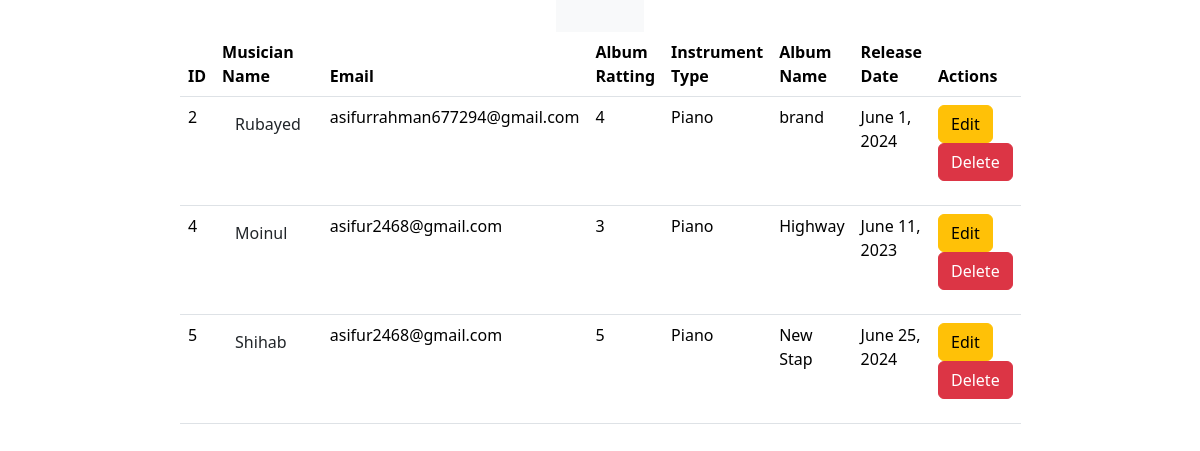
The page / on the database its author committed.
### albumAp/models.py (models this page shows, shortened)
class Album(models.Model):
    aulbum_name=models.CharField(max_length=35)
    musiciam=models.ForeignKey(MusicianModel,on_delete=models.CASCADE)
    relese_date=models.DateField('Date')
    choice=(
        ('1','1'),
        ('2','2'),
        ('3','3'),
        ('4','4'),
        ('5','5'),
    )
    Ratting=models.CharField(max_length=10,choices=choice,default='1')

### musicianAp/models.py (models this page shows)
class MusicianModel(models.Model):
    first_name = models.CharField(max_length=30)
    last_name = models.CharField(max_length=30)
    email = models.EmailField()
    phone = models.CharField(max_length=12)
    choice = (
        ('Grid', 'Grid'),
        ('Flute', 'Flute'),
        ('Piano', 'Piano'),
        ('Trumpet', 'Trumpet'),
        ('Banjo', 'Banjo'),
    )
    instrument_type = models.CharField(max_length=10, choices=choice, default='Grid')
    def __str__(self):
        return f"{self.first_name}"

### musiciansDirectory/views.py (the view)
# urls.py: 2. Add a URL to urlpatterns:  path('', views.home, name='home')
def home(request):
    data=Album.objects.all()
    return render(request,'index.html',{'data':data})

### templates/index.html
{% extends "base.html" %}
{% block content %}
{% load crispy_forms_tags %}
<form class="" style="width:70%; margin:auto" method = "GET">
    <table class="table" >
        <thead>
          <tr>
            <th scope="col">ID</th>
            <th scope="col">Musician Name</th>
            <th scope="col">Email</th>
            <th scope="col">Album Ratting</th>
            <th scope="col">Instrument Type</th>
            <th scope="col">Album Name</th>
            <th scope="col">Release Date</th>
            <th scope="col">Actions</th>
          </tr>
        </thead>
        <tbody>
          {% for i in data %}
          <tr>
            <td>{{i.id}}</td>
            <td><a href="{% url "edit_musician" i.id%}" class="btn">{{i.musiciam}}</a></td>
            <td>{{i.musiciam.email}}</td>
            <td>{{i.Ratting}}</td>
            <td>{{i.musiciam.instrument_type}}</td>
            <td>{{i.aulbum_name}}</td>
            <td>{{i.relese_date}}</td>
            <td> <a href="{% url "edit_album" i.id %}" class="btn btn-warning">Edit</a>
            <a href="{% url "delete_album" i.id %}" class="btn btn-danger">Delete</a> </p>
            </td>
          {% endfor %}
        </tbody>
      </table>
</form>
{% endblock  %}

### templates/base.html (shortened to what this page needs)
<!doctype html>
<html lang="en">
  <head>
    <link href="https://cdn.jsdelivr.net/npm/bootstrap@5.3.3/dist/css/bootstrap.min.css" rel="stylesheet">
  </head>
  <body >
    <div class="d-flex justify-content-center">
    <nav class="navbar navbar-expand-lg bg-body-tertiary ">
        <div class="container-fluid">
          <div class="collapse navbar-collapse" id="navbarSupportedContent">
            <ul class="navbar-nav me-auto mb-2 mb-lg-0">
              <li class="nav-item">
                <a class="nav-link active" aria-current="page" href="{% url "homepage" %}"></a>
              </li>
              <li class="nav-item">
                <a class="nav-link" href="{% url "musician" %}"></a>
               </li>
              <li class="nav-item">
                <a class="nav-link" href="{% url "album" %}"></a>
              </li>
          </div>
        </div>
      </nav>
    </div>
    {% block content %}{% endblock  %}
  </body>
</html>

### rows shown on the page
Album: id "2", musiciam "Rubayed", musiciam.email "asifurrahman677294@gmail.com", Ratting "4", musiciam.instrument_type "Piano", aulbum_name "brand", relese_date "June 1, 2024"
Album: id "4", musiciam "Moinul", musiciam.email "asifur2468@gmail.com", Ratting "3", musiciam.instrument_type "Piano", aulbum_name "Highway", relese_date "June 11, 2023"
Album: id "5", musiciam "Shihab", musiciam.email "asifur2468@gmail.com", Ratting "5", musiciam.instrument_type "Piano", aulbum_name "New Stap", relese_date "June 25, 2024"
